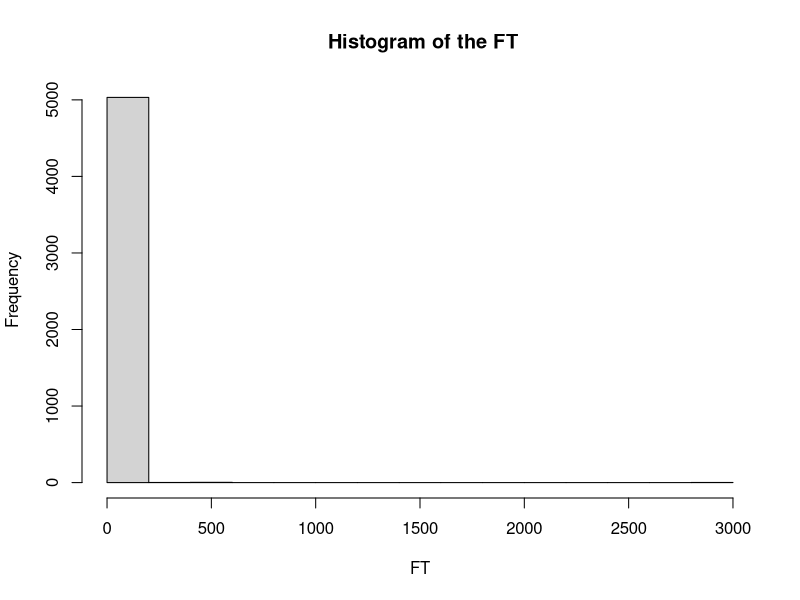
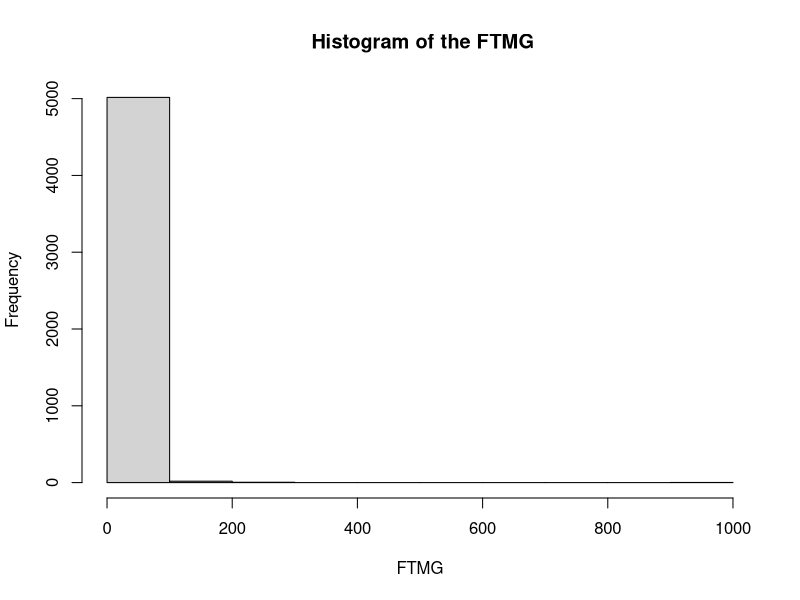

Generate these figures, in order, with R:
## ---- chunk 1
#Problem-3:Assume that during a three-hour period spent outside, a person
#recorded the temperature, the amount of time they mowed the
#grass, and their water consumption. The experiment was conducted
#on 7 randomly selected days during the summer. 

#(a) Fit the Water Consumption as a linear function of the Temperature
#(T) and the Time mowing the grass (TMG) by
#means of a multiple regression model. Hint: Use function
#lm in R.
library(combinat)
df=data.frame(T=c(75,83,85,85,92,97,99),W=c(16,20,25,27,32,48,48),
              TMG=c(1.85,1.25,1.5,1.75,1.15,1.75,1.6))
df                                                                         
model<-lm(W~ T+TMG,data=df)
an<-anova(model)
an
FTtrue<-an$"F value"[1]     #True F value of T before permutation test 
FTMGtrue<-an$"F value"[2]   #gives the significance between TMG and W
FTtrue
FTMGtrue
#F-value of the variable TR without permutation testis 584.3158
#F-value for the variable TMG without permutation test is 42.02869



#(b) Test the significance of the variables T and TMG using an
#exact permutation test. Compare the results with those obtained
#with the multiple regression model.

#exact test
T=c(75,83,85,85,92,97,99)
W=c(16,20,25,27,32,48,48)
TMG=c(1.85,1.25,1.5,1.75,1.15,1.75,1.6)
df=data.frame(T=c(75,83,85,85,92,97,99),W=c(16,20,25,27,32,48,48),
              TMG=c(1.85,1.25,1.5,1.75,1.15,1.75,1.6))
n = length(T)
nr=fact(n) #number of rearrangements to be examined  
FT=numeric(nr)
FTMG=numeric(nr)

for (i in 1:nr){
  newW<- permn(W)
  newW
  model1<- lm(newW[[i]]~ T+TMG, data=df) 
  an1<-anova(model1)
  FT[i]<-an1$"F value"[1] 
  FTMG[i]<-an1$"F value"[2]
}

hist(FT, main = " Histogram of the FT")
hist(FTMG, main = " Histogram of the FTMG")
an1
# F value of T after permutation test
FT1<-an1$"F value"[1]    #gives the significance between T and W
# F value of TMG after permutation test
FTMG1<-an$"F value"[2]   #gives the significance between TMG and W
FT1
FTMG1

#the f-values are same for the variable TMG for both exact test and 
#from multiple linear regression model,but for the variable T
#F values are different after in exact test and regressiom model
